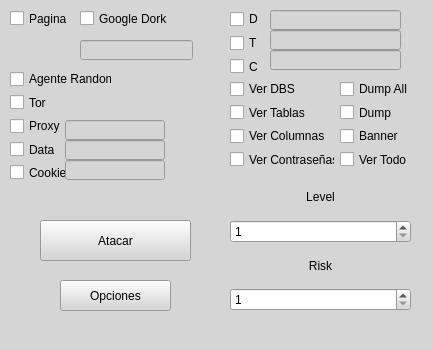
<?xml version="1.0" encoding="UTF-8"?>
<ui version="4.0">
 <class>ventana</class>
 <widget class="QMainWindow" name="ventana">
  <property name="enabled">
   <bool>true</bool>
  </property>
  <property name="geometry">
   <rect>
    <x>0</x>
    <y>0</y>
    <width>433</width>
    <height>350</height>
   </rect>
  </property>
  <property name="minimumSize">
   <size>
    <width>433</width>
    <height>350</height>
   </size>
  </property>
  <property name="maximumSize">
   <size>
    <width>433</width>
    <height>350</height>
   </size>
  </property>
  <property name="palette">
   <palette>
    <active>
     <colorrole role="WindowText">
      <brush brushstyle="SolidPattern">
       <color alpha="255">
        <red>0</red>
        <green>0</green>
        <blue>0</blue>
       </color>
      </brush>
     </colorrole>
     <colorrole role="Button">
      <brush brushstyle="SolidPattern">
       <color alpha="255">
        <red>213</red>
        <green>213</green>
        <blue>213</blue>
       </color>
      </brush>
     </colorrole>
     <colorrole role="Light">
      <brush brushstyle="SolidPattern">
       <color alpha="255">
        <red>255</red>
        <green>255</green>
        <blue>255</blue>
       </color>
      </brush>
     </colorrole>
     <colorrole role="Midlight">
      <brush brushstyle="SolidPattern">
       <color alpha="255">
        <red>234</red>
        <green>234</green>
        <blue>234</blue>
       </color>
      </brush>
     </colorrole>
     <colorrole role="Dark">
      <brush brushstyle="SolidPattern">
       <color alpha="255">
        <red>106</red>
        <green>106</green>
        <blue>106</blue>
       </color>
      </brush>
     </colorrole>
     <colorrole role="Mid">
      <brush brushstyle="SolidPattern">
       <color alpha="255">
        <red>142</red>
        <green>142</green>
        <blue>142</blue>
       </color>
      </brush>
     </colorrole>
     <colorrole role="Text">
      <brush brushstyle="SolidPattern">
       <color alpha="255">
        <red>0</red>
        <green>0</green>
        <blue>0</blue>
       </color>
      </brush>
     </colorrole>
     <colorrole role="BrightText">
      <brush brushstyle="SolidPattern">
       <color alpha="255">
        <red>255</red>
        <green>255</green>
        <blue>255</blue>
       </color>
      </brush>
     </colorrole>
     <colorrole role="ButtonText">
      <brush brushstyle="SolidPattern">
       <color alpha="255">
        <red>0</red>
        <green>0</green>
        <blue>0</blue>
       </color>
      </brush>
     </colorrole>
     <colorrole role="Base">
      <brush brushstyle="SolidPattern">
       <color alpha="255">
        <red>255</red>
        <green>255</green>
        <blue>255</blue>
       </color>
      </brush>
     </colorrole>
     <colorrole role="Window">
      <brush brushstyle="SolidPattern">
       <color alpha="255">
        <red>213</red>
        <green>213</green>
        <blue>213</blue>
       </color>
      </brush>
     </colorrole>
     <colorrole role="Shadow">
      <brush brushstyle="SolidPattern">
       <color alpha="255">
        <red>0</red>
        <green>0</green>
        <blue>0</blue>
       </color>
      </brush>
     </colorrole>
     <colorrole role="AlternateBase">
      <brush brushstyle="SolidPattern">
       <color alpha="255">
        <red>234</red>
        <green>234</green>
        <blue>234</blue>
       </color>
      </brush>
     </colorrole>
     <colorrole role="ToolTipBase">
      <brush brushstyle="SolidPattern">
       <color alpha="255">
        <red>255</red>
        <green>255</green>
        <blue>220</blue>
       </color>
      </brush>
     </colorrole>
     <colorrole role="ToolTipText">
      <brush brushstyle="SolidPattern">
       <color alpha="255">
        <red>0</red>
        <green>0</green>
        <blue>0</blue>
       </color>
      </brush>
     </colorrole>
    </active>
    <inactive>
     <colorrole role="WindowText">
      <brush brushstyle="SolidPattern">
       <color alpha="255">
        <red>0</red>
        <green>0</green>
        <blue>0</blue>
       </color>
      </brush>
     </colorrole>
     <colorrole role="Button">
      <brush brushstyle="SolidPattern">
       <color alpha="255">
        <red>213</red>
        <green>213</green>
        <blue>213</blue>
       </color>
      </brush>
     </colorrole>
     <colorrole role="Light">
      <brush brushstyle="SolidPattern">
       <color alpha="255">
        <red>255</red>
        <green>255</green>
        <blue>255</blue>
       </color>
      </brush>
     </colorrole>
     <colorrole role="Midlight">
      <brush brushstyle="SolidPattern">
       <color alpha="255">
        <red>234</red>
        <green>234</green>
        <blue>234</blue>
       </color>
      </brush>
     </colorrole>
     <colorrole role="Dark">
      <brush brushstyle="SolidPattern">
       <color alpha="255">
        <red>106</red>
        <green>106</green>
        <blue>106</blue>
       </color>
      </brush>
     </colorrole>
     <colorrole role="Mid">
      <brush brushstyle="SolidPattern">
       <color alpha="255">
        <red>142</red>
        <green>142</green>
        <blue>142</blue>
       </color>
      </brush>
     </colorrole>
     <colorrole role="Text">
      <brush brushstyle="SolidPattern">
       <color alpha="255">
        <red>0</red>
        <green>0</green>
        <blue>0</blue>
       </color>
      </brush>
     </colorrole>
     <colorrole role="BrightText">
      <brush brushstyle="SolidPattern">
       <color alpha="255">
        <red>255</red>
        <green>255</green>
        <blue>255</blue>
       </color>
      </brush>
     </colorrole>
     <colorrole role="ButtonText">
      <brush brushstyle="SolidPattern">
       <color alpha="255">
        <red>0</red>
        <green>0</green>
        <blue>0</blue>
       </color>
      </brush>
     </colorrole>
     <colorrole role="Base">
      <brush brushstyle="SolidPattern">
       <color alpha="255">
        <red>255</red>
        <green>255</green>
        <blue>255</blue>
       </color>
      </brush>
     </colorrole>
     <colorrole role="Window">
      <brush brushstyle="SolidPattern">
       <color alpha="255">
        <red>213</red>
        <green>213</green>
        <blue>213</blue>
       </color>
      </brush>
     </colorrole>
     <colorrole role="Shadow">
      <brush brushstyle="SolidPattern">
       <color alpha="255">
        <red>0</red>
        <green>0</green>
        <blue>0</blue>
       </color>
      </brush>
     </colorrole>
     <colorrole role="AlternateBase">
      <brush brushstyle="SolidPattern">
       <color alpha="255">
        <red>234</red>
        <green>234</green>
        <blue>234</blue>
       </color>
      </brush>
     </colorrole>
     <colorrole role="ToolTipBase">
      <brush brushstyle="SolidPattern">
       <color alpha="255">
        <red>255</red>
        <green>255</green>
        <blue>220</blue>
       </color>
      </brush>
     </colorrole>
     <colorrole role="ToolTipText">
      <brush brushstyle="SolidPattern">
       <color alpha="255">
        <red>0</red>
        <green>0</green>
        <blue>0</blue>
       </color>
      </brush>
     </colorrole>
    </inactive>
    <disabled>
     <colorrole role="WindowText">
      <brush brushstyle="SolidPattern">
       <color alpha="255">
        <red>106</red>
        <green>106</green>
        <blue>106</blue>
       </color>
      </brush>
     </colorrole>
     <colorrole role="Button">
      <brush brushstyle="SolidPattern">
       <color alpha="255">
        <red>213</red>
        <green>213</green>
        <blue>213</blue>
       </color>
      </brush>
     </colorrole>
     <colorrole role="Light">
      <brush brushstyle="SolidPattern">
       <color alpha="255">
        <red>255</red>
        <green>255</green>
        <blue>255</blue>
       </color>
      </brush>
     </colorrole>
     <colorrole role="Midlight">
      <brush brushstyle="SolidPattern">
       <color alpha="255">
        <red>234</red>
        <green>234</green>
        <blue>234</blue>
       </color>
      </brush>
     </colorrole>
     <colorrole role="Dark">
      <brush brushstyle="SolidPattern">
       <color alpha="255">
        <red>106</red>
        <green>106</green>
        <blue>106</blue>
       </color>
      </brush>
     </colorrole>
     <colorrole role="Mid">
      <brush brushstyle="SolidPattern">
       <color alpha="255">
        <red>142</red>
        <green>142</green>
        <blue>142</blue>
       </color>
      </brush>
     </colorrole>
     <colorrole role="Text">
      <brush brushstyle="SolidPattern">
       <color alpha="255">
        <red>106</red>
        <green>106</green>
        <blue>106</blue>
       </color>
      </brush>
     </colorrole>
     <colorrole role="BrightText">
      <brush brushstyle="SolidPattern">
       <color alpha="255">
        <red>255</red>
        <green>255</green>
        <blue>255</blue>
       </color>
      </brush>
     </colorrole>
     <colorrole role="ButtonText">
      <brush brushstyle="SolidPattern">
       <color alpha="255">
        <red>106</red>
        <green>106</green>
        <blue>106</blue>
       </color>
      </brush>
     </colorrole>
     <colorrole role="Base">
      <brush brushstyle="SolidPattern">
       <color alpha="255">
        <red>213</red>
        <green>213</green>
        <blue>213</blue>
       </color>
      </brush>
     </colorrole>
     <colorrole role="Window">
      <brush brushstyle="SolidPattern">
       <color alpha="255">
        <red>213</red>
        <green>213</green>
        <blue>213</blue>
       </color>
      </brush>
     </colorrole>
     <colorrole role="Shadow">
      <brush brushstyle="SolidPattern">
       <color alpha="255">
        <red>0</red>
        <green>0</green>
        <blue>0</blue>
       </color>
      </brush>
     </colorrole>
     <colorrole role="AlternateBase">
      <brush brushstyle="SolidPattern">
       <color alpha="255">
        <red>213</red>
        <green>213</green>
        <blue>213</blue>
       </color>
      </brush>
     </colorrole>
     <colorrole role="ToolTipBase">
      <brush brushstyle="SolidPattern">
       <color alpha="255">
        <red>255</red>
        <green>255</green>
        <blue>220</blue>
       </color>
      </brush>
     </colorrole>
     <colorrole role="ToolTipText">
      <brush brushstyle="SolidPattern">
       <color alpha="255">
        <red>0</red>
        <green>0</green>
        <blue>0</blue>
       </color>
      </brush>
     </colorrole>
    </disabled>
   </palette>
  </property>
  <property name="windowTitle">
   <string>MenuSQL</string>
  </property>
  <property name="windowIcon">
   <iconset>
    <normaloff>../sql.ico.ico</normaloff>../sql.ico.ico</iconset>
  </property>
  <widget class="QWidget" name="centralwidget">
   <property name="enabled">
    <bool>true</bool>
   </property>
   <widget class="QPushButton" name="Atacar">
    <property name="geometry">
     <rect>
      <x>40</x>
      <y>220</y>
      <width>151</width>
      <height>41</height>
     </rect>
    </property>
    <property name="text">
     <string>Atacar</string>
    </property>
   </widget>
   <widget class="QLabel" name="paog">
    <property name="geometry">
     <rect>
      <x>10</x>
      <y>40</y>
      <width>71</width>
      <height>21</height>
     </rect>
    </property>
    <property name="text">
     <string/>
    </property>
    <property name="alignment">
     <set>Qt::AlignCenter</set>
    </property>
   </widget>
   <widget class="QLineEdit" name="DataBase">
    <property name="enabled">
     <bool>false</bool>
    </property>
    <property name="geometry">
     <rect>
      <x>270</x>
      <y>10</y>
      <width>131</width>
      <height>20</height>
     </rect>
    </property>
   </widget>
   <widget class="QLineEdit" name="Tabla">
    <property name="enabled">
     <bool>false</bool>
    </property>
    <property name="geometry">
     <rect>
      <x>270</x>
      <y>30</y>
      <width>131</width>
      <height>20</height>
     </rect>
    </property>
   </widget>
   <widget class="QLineEdit" name="Columna">
    <property name="enabled">
     <bool>false</bool>
    </property>
    <property name="geometry">
     <rect>
      <x>270</x>
      <y>50</y>
      <width>131</width>
      <height>20</height>
     </rect>
    </property>
   </widget>
   <widget class="QLineEdit" name="pageorgd">
    <property name="enabled">
     <bool>false</bool>
    </property>
    <property name="geometry">
     <rect>
      <x>80</x>
      <y>40</y>
      <width>113</width>
      <height>20</height>
     </rect>
    </property>
   </widget>
   <widget class="QWidget" name="verticalLayoutWidget">
    <property name="geometry">
     <rect>
      <x>230</x>
      <y>80</y>
      <width>105</width>
      <height>88</height>
     </rect>
    </property>
    <layout class="QVBoxLayout" name="verticalLayout">
     <item>
      <widget class="QCheckBox" name="dbs">
       <property name="text">
        <string>Ver DBS</string>
       </property>
      </widget>
     </item>
     <item>
      <widget class="QCheckBox" name="tables">
       <property name="text">
        <string>Ver Tablas</string>
       </property>
      </widget>
     </item>
     <item>
      <widget class="QCheckBox" name="colums">
       <property name="text">
        <string>Ver Columnas</string>
       </property>
      </widget>
     </item>
     <item>
      <widget class="QCheckBox" name="passwords">
       <property name="text">
        <string>Ver Contraseñas</string>
       </property>
      </widget>
     </item>
    </layout>
   </widget>
   <widget class="QWidget" name="verticalLayoutWidget_2">
    <property name="geometry">
     <rect>
      <x>230</x>
      <y>10</y>
      <width>32</width>
      <height>65</height>
     </rect>
    </property>
    <layout class="QVBoxLayout" name="verticalLayout_2">
     <item>
      <widget class="QCheckBox" name="D">
       <property name="text">
        <string>D</string>
       </property>
      </widget>
     </item>
     <item>
      <widget class="QCheckBox" name="T">
       <property name="text">
        <string>T</string>
       </property>
      </widget>
     </item>
     <item>
      <widget class="QCheckBox" name="C">
       <property name="text">
        <string>C</string>
       </property>
      </widget>
     </item>
    </layout>
   </widget>
   <widget class="QWidget" name="verticalLayoutWidget_3">
    <property name="geometry">
     <rect>
      <x>230</x>
      <y>180</y>
      <width>181</width>
      <height>131</height>
     </rect>
    </property>
    <layout class="QVBoxLayout" name="verticalLayout_3">
     <item>
      <widget class="QLabel" name="label">
       <property name="text">
        <string>Level</string>
       </property>
       <property name="alignment">
        <set>Qt::AlignCenter</set>
       </property>
      </widget>
     </item>
     <item>
      <widget class="QSpinBox" name="level">
       <property name="minimum">
        <number>1</number>
       </property>
       <property name="maximum">
        <number>5</number>
       </property>
      </widget>
     </item>
     <item>
      <widget class="QLabel" name="label_2">
       <property name="text">
        <string>Risk</string>
       </property>
       <property name="alignment">
        <set>Qt::AlignCenter</set>
       </property>
      </widget>
     </item>
     <item>
      <widget class="QSpinBox" name="risk">
       <property name="minimum">
        <number>1</number>
       </property>
       <property name="maximum">
        <number>3</number>
       </property>
      </widget>
     </item>
    </layout>
   </widget>
   <widget class="QCheckBox" name="gdork">
    <property name="geometry">
     <rect>
      <x>80</x>
      <y>10</y>
      <width>91</width>
      <height>17</height>
     </rect>
    </property>
    <property name="text">
     <string>Google Dork</string>
    </property>
   </widget>
   <widget class="QCheckBox" name="pagina">
    <property name="enabled">
     <bool>true</bool>
    </property>
    <property name="geometry">
     <rect>
      <x>10</x>
      <y>10</y>
      <width>61</width>
      <height>17</height>
     </rect>
    </property>
    <property name="text">
     <string>Pagina</string>
    </property>
    <property name="checkable">
     <bool>true</bool>
    </property>
    <property name="checked">
     <bool>false</bool>
    </property>
   </widget>
   <widget class="QPushButton" name="opciones">
    <property name="geometry">
     <rect>
      <x>60</x>
      <y>280</y>
      <width>111</width>
      <height>31</height>
     </rect>
    </property>
    <property name="text">
     <string>Opciones</string>
    </property>
   </widget>
   <widget class="QWidget" name="verticalLayoutWidget_4">
    <property name="geometry">
     <rect>
      <x>340</x>
      <y>80</y>
      <width>81</width>
      <height>88</height>
     </rect>
    </property>
    <layout class="QVBoxLayout" name="verticalLayout_4">
     <item>
      <widget class="QCheckBox" name="dumpall">
       <property name="text">
        <string>Dump All</string>
       </property>
      </widget>
     </item>
     <item>
      <widget class="QCheckBox" name="dump">
       <property name="text">
        <string>Dump</string>
       </property>
      </widget>
     </item>
     <item>
      <widget class="QCheckBox" name="banner">
       <property name="text">
        <string>Banner</string>
       </property>
      </widget>
     </item>
     <item>
      <widget class="QCheckBox" name="all">
       <property name="text">
        <string>Ver Todo</string>
       </property>
      </widget>
     </item>
    </layout>
   </widget>
   <widget class="QWidget" name="verticalLayoutWidget_5">
    <property name="geometry">
     <rect>
      <x>10</x>
      <y>70</y>
      <width>102</width>
      <height>111</height>
     </rect>
    </property>
    <layout class="QVBoxLayout" name="verticalLayout_5">
     <item>
      <widget class="QCheckBox" name="randomagent">
       <property name="text">
        <string>Agente Random</string>
       </property>
      </widget>
     </item>
     <item>
      <widget class="QCheckBox" name="tor">
       <property name="text">
        <string>Tor</string>
       </property>
      </widget>
     </item>
     <item>
      <widget class="QCheckBox" name="proxy">
       <property name="text">
        <string>Proxy</string>
       </property>
      </widget>
     </item>
     <item>
      <widget class="QCheckBox" name="data">
       <property name="text">
        <string>Data</string>
       </property>
      </widget>
     </item>
     <item>
      <widget class="QCheckBox" name="cookie">
       <property name="text">
        <string>Cookie</string>
       </property>
      </widget>
     </item>
    </layout>
   </widget>
   <widget class="QLineEdit" name="proxi">
    <property name="enabled">
     <bool>false</bool>
    </property>
    <property name="geometry">
     <rect>
      <x>65</x>
      <y>120</y>
      <width>100</width>
      <height>20</height>
     </rect>
    </property>
   </widget>
   <widget class="QLineEdit" name="dato">
    <property name="enabled">
     <bool>false</bool>
    </property>
    <property name="geometry">
     <rect>
      <x>65</x>
      <y>140</y>
      <width>100</width>
      <height>20</height>
     </rect>
    </property>
   </widget>
   <widget class="QLineEdit" name="cookies">
    <property name="enabled">
     <bool>false</bool>
    </property>
    <property name="geometry">
     <rect>
      <x>65</x>
      <y>160</y>
      <width>100</width>
      <height>20</height>
     </rect>
    </property>
   </widget>
  </widget>
  <widget class="QMenuBar" name="menubar">
   <property name="geometry">
    <rect>
     <x>0</x>
     <y>0</y>
     <width>433</width>
     <height>21</height>
    </rect>
   </property>
  </widget>
 </widget>
 <resources/>
 <connections/>
</ui>
